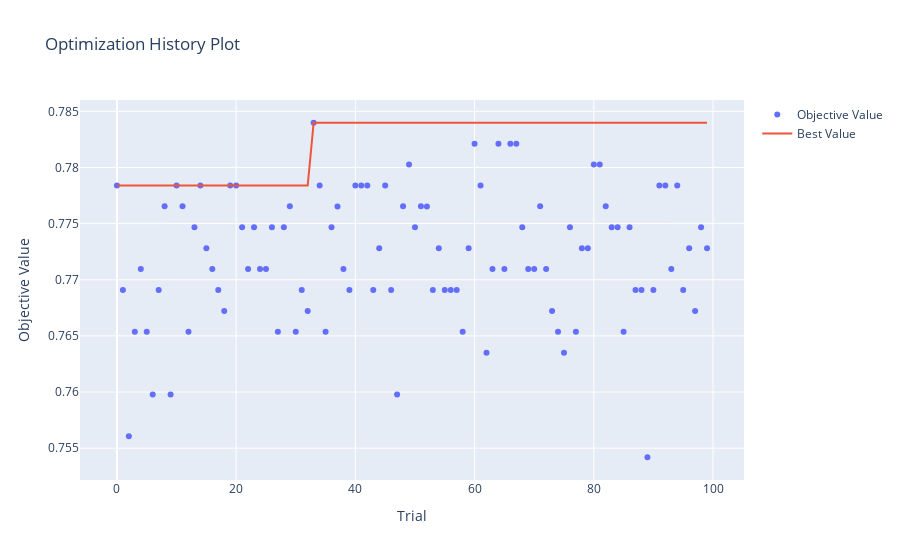

Here is the notebook cell this chart was saved with:
### Code cell
# 1. Optimization history - trial number vs accuracy graph

plot_optimization_history(study).show()
